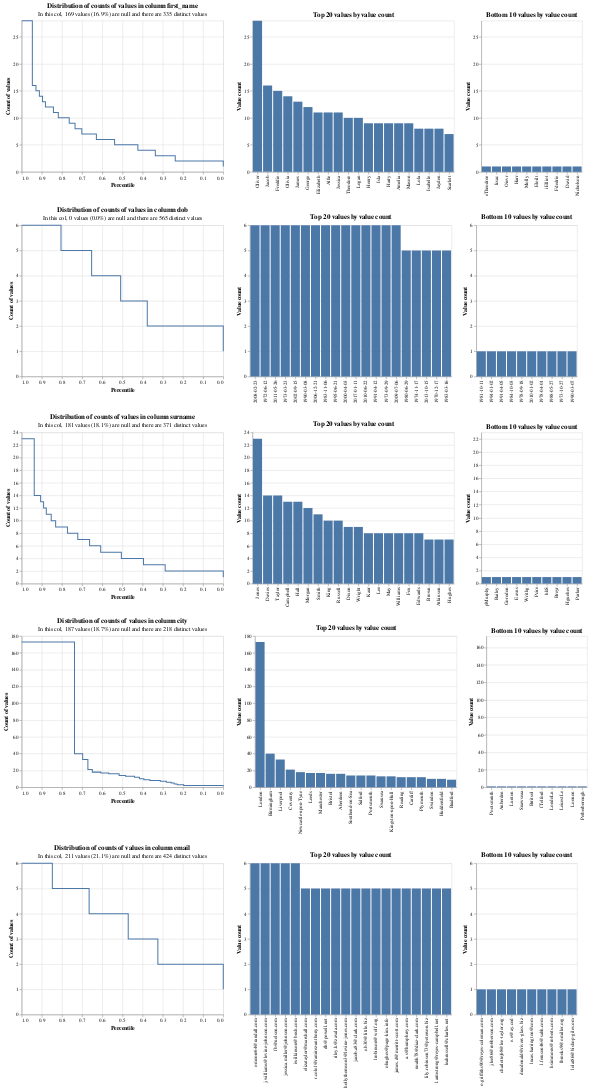

Notebook source saved alongside this figure:
### Code cell
from splink.profile import column_value_frequencies_chart
import altair as alt
alt.renderers.enable('mimetype')
column_value_frequencies_chart(['first_name', "surname", "dob", "city", "email"], df, spark)
